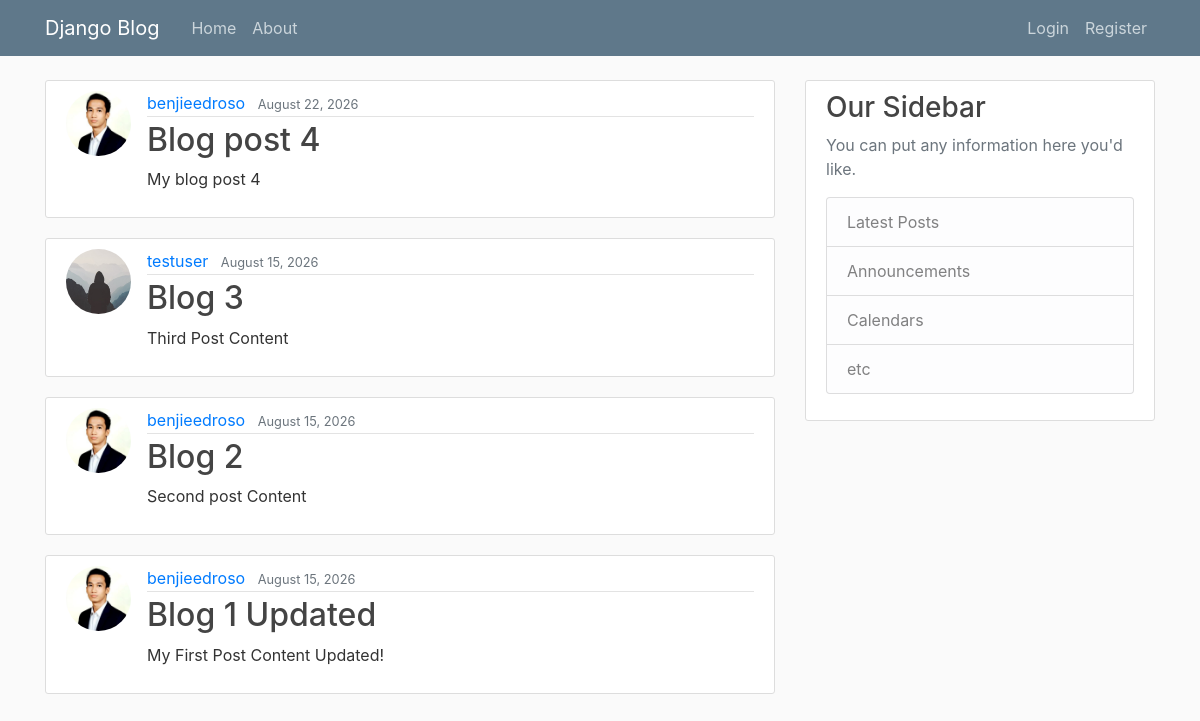
The page / on the database its author committed.
### blog/models.py (models this page shows, shortened)
class Post(models.Model):
	title = models.CharField(max_length=100)
	content = models.TextField()
	date_posted = models.DateTimeField(default=timezone.now)
	author = models.ForeignKey(User, on_delete=models.CASCADE)

### users/models.py (models this page shows, shortened)
class Profile(models.Model):
	user = models.OneToOneField(User, on_delete=models.CASCADE)
	image = models.ImageField(default='default.jpg', upload_to='profile_pics')

### blog/views.py (the view)
# urls.py: path('', PostListView.as_view(), name='blog-home'),
class PostListView(ListView):
	model = Post
	template_name = 'blog/home.html'
	context_object_name = 'posts'
	ordering = ['-date_posted']

### blog/templates/blog/home.html
{% extends 'blog/base.html' %}
{% block content %}
	{% for post in posts %}
		<article class="media content-section">
			<img src="{{ post.author.profile.image.url }}" class="rounded-circle article-img">
		  <div class="media-body">
		    <div class="article-metadata">
		      <a class="mr-2" href="#">{{ post.author }}</a>
		      <small class="text-muted">{{ post.date_posted|date:'F d, Y' }}</small>
		    </div>
		    <h2><a class="article-title" href="{% url 'post-detail' post.id %}">{{ post.title }}</a></h2>
		    <p class="article-content">{{ post.content }}</p>
		  </div>
		</article>
	{% endfor %}
{% endblock content%}

### blog/static/blog/main.css (style rules this page uses)
body { background: #fafafa; color: #333333; margin-top: 5rem; }
h1, h2, h3, h4, h5, h6 { color: #444444; }
.content-section { background: #ffffff; padding: 10px 20px; border: 1px solid #dddddd; border-radius: 3px; margin-bottom: 20px; }
.article-title { color: #444444; }
.article-content { white-space: pre-line; }
.article-img { height: 65px; width: 65px; margin-right: 16px; }
.article-metadata { padding-bottom: 1px; margin-bottom: 4px; border-bottom: 1px solid #e3e3e3 }

### rows shown on the page
Post: author.profile.image (picture), author "benjieedroso", date_posted "August 22, 2026", title "Blog post 4", content "My blog post 4"
Post: author.profile.image (placeholder picture), author "testuser", date_posted "August 15, 2026", title "Blog 3", content "Third Post Content"
Post: author.profile.image (picture), author "benjieedroso", date_posted "August 15, 2026", title "Blog 2", content "Second post Content"
Post: author.profile.image (picture), author "benjieedroso", date_posted "August 15, 2026", title "Blog 1 Updated", content "My First Post Content Updated!"
